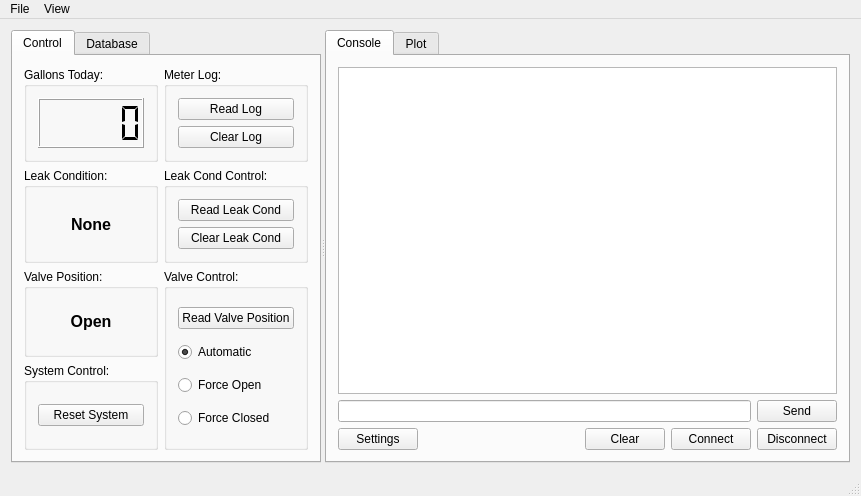
<?xml version="1.0" encoding="UTF-8"?>
<ui version="4.0">
 <class>MainWindow</class>
 <widget class="QMainWindow" name="MainWindow">
  <property name="geometry">
   <rect>
    <x>0</x>
    <y>0</y>
    <width>861</width>
    <height>496</height>
   </rect>
  </property>
  <property name="windowTitle">
   <string>Water Monitor</string>
  </property>
  <widget class="QWidget" name="centralWidget">
   <layout class="QGridLayout" name="gridLayout">
    <item row="0" column="0">
     <widget class="QSplitter" name="splitter">
      <property name="orientation">
       <enum>Qt::Horizontal</enum>
      </property>
      <widget class="QTabWidget" name="tabWidget">
       <property name="currentIndex">
        <number>0</number>
       </property>
       <widget class="QWidget" name="controlTab">
        <property name="layoutDirection">
         <enum>Qt::LeftToRight</enum>
        </property>
        <attribute name="title">
         <string>Control</string>
        </attribute>
        <layout class="QGridLayout" name="gridLayout_5">
         <item row="0" column="3">
          <widget class="QGroupBox" name="groupBox_3">
           <property name="title">
            <string>Meter Log:</string>
           </property>
           <layout class="QGridLayout" name="gridLayout_6">
            <item row="0" column="0">
             <widget class="QPushButton" name="controlReadLogButton">
              <property name="text">
               <string>Read Log</string>
              </property>
             </widget>
            </item>
            <item row="1" column="0">
             <widget class="QPushButton" name="controlClearLogButton">
              <property name="text">
               <string>Clear Log</string>
              </property>
             </widget>
            </item>
           </layout>
          </widget>
         </item>
         <item row="0" column="1" colspan="2">
          <widget class="QGroupBox" name="groupBox_5">
           <property name="title">
            <string>Gallons Today:</string>
           </property>
           <layout class="QGridLayout" name="gridLayout_8">
            <item row="0" column="0">
             <widget class="QLCDNumber" name="controlGallonsTodayLCD">
              <property name="segmentStyle">
               <enum>QLCDNumber::Flat</enum>
              </property>
             </widget>
            </item>
           </layout>
          </widget>
         </item>
         <item row="2" column="3">
          <widget class="QGroupBox" name="groupBox_6">
           <property name="title">
            <string>Leak Cond Control:</string>
           </property>
           <layout class="QGridLayout" name="gridLayout_9">
            <item row="0" column="0">
             <widget class="QPushButton" name="controlReadLeakConditionButton">
              <property name="text">
               <string>Read Leak Cond</string>
              </property>
             </widget>
            </item>
            <item row="1" column="0">
             <widget class="QPushButton" name="controlClearLeakConditionButton">
              <property name="text">
               <string>Clear Leak Cond</string>
              </property>
             </widget>
            </item>
           </layout>
          </widget>
         </item>
         <item row="2" column="1" colspan="2">
          <widget class="QGroupBox" name="groupBox_7">
           <property name="title">
            <string>Leak Condition:</string>
           </property>
           <layout class="QGridLayout" name="gridLayout_10">
            <item row="0" column="0">
             <widget class="QLabel" name="controlLeakConditionLabel">
              <property name="font">
               <font>
                <pointsize>12</pointsize>
                <weight>75</weight>
                <bold>true</bold>
               </font>
              </property>
              <property name="text">
               <string>None</string>
              </property>
              <property name="scaledContents">
               <bool>true</bool>
              </property>
              <property name="alignment">
               <set>Qt::AlignCenter</set>
              </property>
             </widget>
            </item>
           </layout>
          </widget>
         </item>
         <item row="3" column="3" rowspan="2">
          <widget class="QGroupBox" name="groupBox">
           <property name="title">
            <string>Valve Control:</string>
           </property>
           <layout class="QGridLayout" name="gridLayout_3">
            <item row="2" column="0">
             <widget class="QRadioButton" name="controlForceOpenButton">
              <property name="text">
               <string>Force Open</string>
              </property>
              <attribute name="buttonGroup">
               <string notr="true">buttonGroup</string>
              </attribute>
             </widget>
            </item>
            <item row="1" column="0">
             <widget class="QRadioButton" name="controlAutoModeButton">
              <property name="text">
               <string>Automatic</string>
              </property>
              <property name="checked">
               <bool>true</bool>
              </property>
              <attribute name="buttonGroup">
               <string notr="true">buttonGroup</string>
              </attribute>
             </widget>
            </item>
            <item row="3" column="0">
             <widget class="QRadioButton" name="controlForceClosedButton">
              <property name="text">
               <string>Force Closed</string>
              </property>
              <attribute name="buttonGroup">
               <string notr="true">buttonGroup</string>
              </attribute>
             </widget>
            </item>
            <item row="0" column="0">
             <widget class="QPushButton" name="controlReadValvePositionButton">
              <property name="text">
               <string>Read Valve Position</string>
              </property>
             </widget>
            </item>
           </layout>
          </widget>
         </item>
         <item row="3" column="1" colspan="2">
          <widget class="QGroupBox" name="groupBox_8">
           <property name="title">
            <string>Valve Position:</string>
           </property>
           <layout class="QGridLayout" name="gridLayout_4">
            <item row="0" column="0">
             <widget class="QLabel" name="controlValvePositionLabel">
              <property name="font">
               <font>
                <pointsize>12</pointsize>
                <weight>75</weight>
                <bold>true</bold>
               </font>
              </property>
              <property name="text">
               <string>Open</string>
              </property>
              <property name="scaledContents">
               <bool>true</bool>
              </property>
              <property name="alignment">
               <set>Qt::AlignCenter</set>
              </property>
             </widget>
            </item>
           </layout>
          </widget>
         </item>
         <item row="4" column="1" colspan="2">
          <widget class="QGroupBox" name="groupBox_4">
           <property name="title">
            <string>System Control:</string>
           </property>
           <layout class="QGridLayout" name="gridLayout_7">
            <item row="0" column="0">
             <widget class="QPushButton" name="controlResetSystemButton">
              <property name="text">
               <string>Reset System</string>
              </property>
             </widget>
            </item>
           </layout>
          </widget>
         </item>
        </layout>
       </widget>
       <widget class="QWidget" name="databaseTab">
        <attribute name="title">
         <string>Database</string>
        </attribute>
        <layout class="QGridLayout" name="gridLayout_11">
         <item row="0" column="0">
          <layout class="QHBoxLayout" name="horizontalLayout_4">
           <item>
            <widget class="QLabel" name="label_2">
             <property name="text">
              <string>Database Path:</string>
             </property>
            </widget>
           </item>
           <item>
            <widget class="QLineEdit" name="databasePathLineEdit">
             <property name="readOnly">
              <bool>true</bool>
             </property>
            </widget>
           </item>
          </layout>
         </item>
         <item row="1" column="0">
          <layout class="QHBoxLayout" name="horizontalLayout_3">
           <item>
            <widget class="QPushButton" name="databaseNewDBButton">
             <property name="text">
              <string>New DB</string>
             </property>
            </widget>
           </item>
           <item>
            <widget class="QPushButton" name="databaseBrowseButton">
             <property name="text">
              <string>Browse</string>
             </property>
            </widget>
           </item>
          </layout>
         </item>
         <item row="2" column="0">
          <layout class="QHBoxLayout" name="horizontalLayout_5">
           <item>
            <widget class="QPushButton" name="databaseConnectButton">
             <property name="text">
              <string>Connect</string>
             </property>
            </widget>
           </item>
           <item>
            <widget class="QPushButton" name="databaseDisconnectButton">
             <property name="text">
              <string>Disconnect</string>
             </property>
            </widget>
           </item>
          </layout>
         </item>
        </layout>
       </widget>
      </widget>
      <widget class="QTabWidget" name="tabWidget_2">
       <property name="currentIndex">
        <number>0</number>
       </property>
       <widget class="QWidget" name="consoleTab">
        <attribute name="title">
         <string>Console</string>
        </attribute>
        <layout class="QGridLayout" name="gridLayout_2">
         <item row="0" column="2">
          <widget class="QTextEdit" name="consoleTextDisplay"/>
         </item>
         <item row="1" column="2">
          <layout class="QHBoxLayout" name="horizontalLayout">
           <item>
            <widget class="QLineEdit" name="consoleInputLine"/>
           </item>
           <item>
            <widget class="QPushButton" name="consoleSendButton">
             <property name="text">
              <string>Send</string>
             </property>
            </widget>
           </item>
          </layout>
         </item>
         <item row="3" column="2">
          <layout class="QHBoxLayout" name="horizontalLayout_2">
           <item>
            <widget class="QPushButton" name="consoleSettingsButton">
             <property name="text">
              <string>Settings</string>
             </property>
            </widget>
           </item>
           <item>
            <spacer name="horizontalSpacer">
             <property name="orientation">
              <enum>Qt::Horizontal</enum>
             </property>
             <property name="sizeHint" stdset="0">
              <size>
               <width>40</width>
               <height>20</height>
              </size>
             </property>
            </spacer>
           </item>
           <item>
            <widget class="QPushButton" name="consoleClearButton">
             <property name="text">
              <string>Clear</string>
             </property>
            </widget>
           </item>
           <item>
            <widget class="QPushButton" name="consoleConnectButton">
             <property name="text">
              <string>Connect</string>
             </property>
            </widget>
           </item>
           <item>
            <widget class="QPushButton" name="consoleDisconnectButton">
             <property name="text">
              <string>Disconnect</string>
             </property>
            </widget>
           </item>
          </layout>
         </item>
        </layout>
       </widget>
       <widget class="QWidget" name="plotTab">
        <attribute name="title">
         <string>Plot</string>
        </attribute>
        <layout class="QGridLayout" name="gridLayout_14">
         <item row="1" column="0" colspan="2">
          <layout class="QHBoxLayout" name="horizontalLayout_8">
           <item>
            <widget class="QGroupBox" name="groupBox_2">
             <property name="title">
              <string>Time Period:</string>
             </property>
             <layout class="QGridLayout" name="gridLayout_12">
              <item row="0" column="0" colspan="2">
               <widget class="QComboBox" name="plotPeriodComboBox">
                <item>
                 <property name="text">
                  <string>Past Hour</string>
                 </property>
                </item>
                <item>
                 <property name="text">
                  <string>Past 24 Hours</string>
                 </property>
                </item>
                <item>
                 <property name="text">
                  <string>Past 72 Hours</string>
                 </property>
                </item>
                <item>
                 <property name="text">
                  <string>Past Week</string>
                 </property>
                </item>
                <item>
                 <property name="text">
                  <string>Past Month</string>
                 </property>
                </item>
                <item>
                 <property name="text">
                  <string>Past Year</string>
                 </property>
                </item>
                <item>
                 <property name="text">
                  <string>Custom</string>
                 </property>
                </item>
               </widget>
              </item>
              <item row="2" column="1">
               <widget class="QDateTimeEdit" name="plotEndTimeEdit"/>
              </item>
              <item row="1" column="1">
               <widget class="QDateTimeEdit" name="plotStartTimeEdit"/>
              </item>
              <item row="1" column="0">
               <widget class="QLabel" name="plotStartTimeLabel">
                <property name="text">
                 <string>From:</string>
                </property>
               </widget>
              </item>
              <item row="2" column="0">
               <widget class="QLabel" name="plotEndTimeLabel">
                <property name="text">
                 <string>To:</string>
                </property>
               </widget>
              </item>
             </layout>
            </widget>
           </item>
           <item>
            <widget class="QGroupBox" name="plotMarkersLayout">
             <property name="title">
              <string>Markers:</string>
             </property>
             <layout class="QGridLayout" name="gridLayout_13">
              <item row="0" column="0">
               <widget class="QCheckBox" name="plotValveActuationsCheckBox">
                <property name="text">
                 <string>Valve Actuations</string>
                </property>
               </widget>
              </item>
              <item row="1" column="0">
               <widget class="QCheckBox" name="plotLeakConditionsCheckBox">
                <property name="text">
                 <string>Leak Conditions</string>
                </property>
               </widget>
              </item>
             </layout>
            </widget>
           </item>
           <item>
            <layout class="QVBoxLayout" name="verticalLayout_2">
             <item>
              <widget class="QGroupBox" name="groupBox_9">
               <property name="title">
                <string>Total Gallons:</string>
               </property>
               <layout class="QGridLayout" name="gridLayout_15">
                <item row="0" column="0">
                 <widget class="QLCDNumber" name="plotTotalGallonsLCDNumber">
                  <property name="lineWidth">
                   <number>0</number>
                  </property>
                  <property name="smallDecimalPoint">
                   <bool>false</bool>
                  </property>
                  <property name="digitCount">
                   <number>6</number>
                  </property>
                  <property name="mode">
                   <enum>QLCDNumber::Dec</enum>
                  </property>
                  <property name="segmentStyle">
                   <enum>QLCDNumber::Flat</enum>
                  </property>
                 </widget>
                </item>
               </layout>
              </widget>
             </item>
             <item>
              <widget class="QPushButton" name="plotRefreshButton">
               <property name="sizePolicy">
                <sizepolicy hsizetype="Preferred" vsizetype="Preferred">
                 <horstretch>0</horstretch>
                 <verstretch>0</verstretch>
                </sizepolicy>
               </property>
               <property name="text">
                <string>Refresh</string>
               </property>
              </widget>
             </item>
            </layout>
           </item>
          </layout>
         </item>
         <item row="0" column="0" colspan="2">
          <widget class="QCustomPlot" name="plotPlot" native="true">
           <property name="sizePolicy">
            <sizepolicy hsizetype="Expanding" vsizetype="Expanding">
             <horstretch>0</horstretch>
             <verstretch>0</verstretch>
            </sizepolicy>
           </property>
          </widget>
         </item>
        </layout>
       </widget>
      </widget>
     </widget>
    </item>
   </layout>
  </widget>
  <widget class="QMenuBar" name="menuBar">
   <property name="geometry">
    <rect>
     <x>0</x>
     <y>0</y>
     <width>861</width>
     <height>21</height>
    </rect>
   </property>
   <widget class="QMenu" name="menuFile">
    <property name="title">
     <string>File</string>
    </property>
   </widget>
   <widget class="QMenu" name="menuView">
    <property name="title">
     <string>View</string>
    </property>
    <addaction name="actionConsole"/>
   </widget>
   <addaction name="menuFile"/>
   <addaction name="menuView"/>
  </widget>
  <widget class="QStatusBar" name="statusBar"/>
  <action name="actionConsole">
   <property name="checkable">
    <bool>true</bool>
   </property>
   <property name="text">
    <string>Console</string>
   </property>
  </action>
 </widget>
 <layoutdefault spacing="6" margin="11"/>
 <customwidgets>
  <customwidget>
   <class>QCustomPlot</class>
   <extends>QWidget</extends>
   <header>qcustomplot.h</header>
   <container>1</container>
  </customwidget>
 </customwidgets>
 <resources/>
 <connections/>
 <buttongroups>
  <buttongroup name="buttonGroup"/>
 </buttongroups>
</ui>
